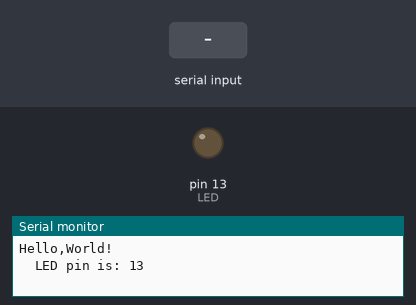
A sketch run on a simulated Arduino Uno, built with avr-gcc and run on an emulated ATmega328P. On the bench: output pins drawn as LEDs (lit = HIGH), the last lines printed to the serial monitor. The inputs (shaded band) are chosen by the test bench.

Above: at 1.2 s.
1.3 s: "1\n" received over Serial
At 2.5 s:
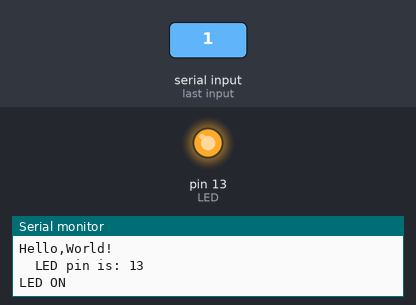
2.8 s: "0\n" received over Serial
At 3.7 s:
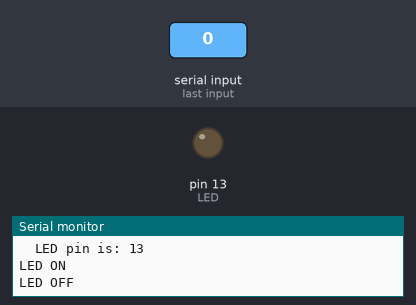
Timing chart, 0 to 5.8 s (numbered marks = the images above; inputs shaded):
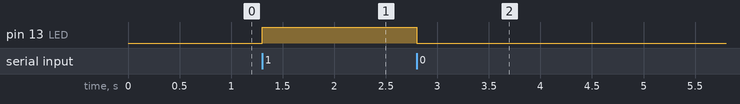

Measured:
- after the input at 1.3 s, pin 13 (LED): LOW → HIGH at once
- after the input at 2.8 s, pin 13 (LED): HIGH → LOW at once

The sketch:

HelloWorld.ino
```cpp
const byte LED = 13;
void setup() {
  Serial.begin(9600);
  Serial.println("Hello,World!");
  Serial.print("\tLED pin is: ");
  Serial.print(LED);
  Serial.println("\n");
  pinMode(LED,OUTPUT);
}

void loop()
{
  char val;
  if(Serial.available())
  {
    val = Serial.read();
    switch(val)
    {

      case'0':
      digitalWrite(13,LOW);
      Serial.println("LED OFF");
      break;
      case'1':
      digitalWrite(13,HIGH);
      Serial.println("LED ON");
      break;
    }
  }
}
```
